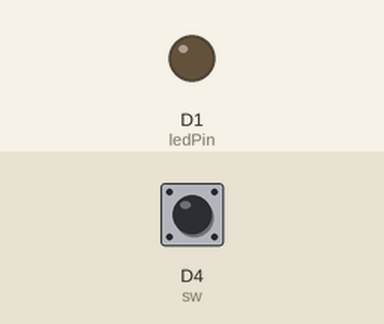
Recording of a sketch running on a simulated ESP8266 (NodeMCU). On the bench: output pins drawn as LEDs (lit = HIGH). Inputs (shaded band) come from the test bench; at power-on: D4 (sw) HIGH.

Above: at 1.2 s.
1.3 s: D4 (sw) pulled LOW for 0.15 s
At 2.0 s:
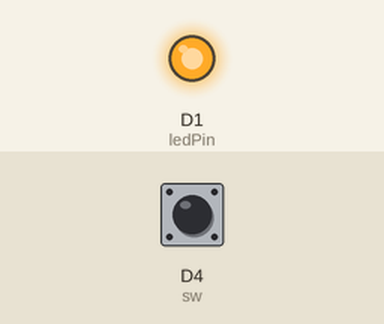
2.9 s: D4 (sw) pulled LOW for 1 s
At 3.3 s:
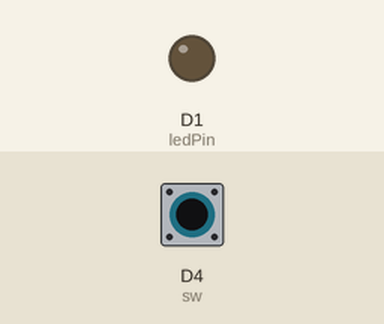
5.4 s: D4 (sw) pulled LOW for 3.2 s
At 6.4 s:
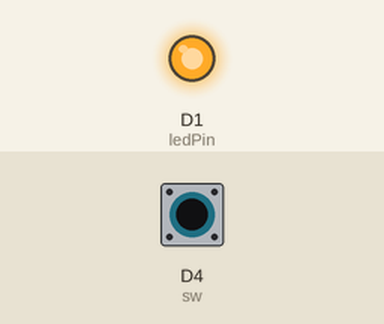
Timing chart, 0 to 8.4 s (numbered marks = the images above; inputs shaded):
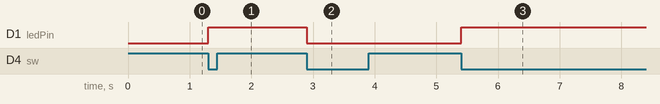

Measured:
- after the input at 1.3 s, D1 (ledPin): LOW → HIGH at once
- after the input at 2.9 s, D1 (ledPin): HIGH → LOW at once
- after the input at 5.4 s, D1 (ledPin): LOW → HIGH at once

The sketch:

ToggleSW.ino
```cpp
#define ledPin D1 //GPIO5
#define sw D4 //GPIO2

int st_sw = 0;
int st = 0;
int last_st_sw = 1;

void setup() {
  pinMode(ledPin, OUTPUT); // Set pin mode
  pinMode(sw, INPUT_PULLUP);
}

void loop() {
  st_sw = digitalRead(sw); // Read input port1
  if ((st_sw == 0) && (last_st_sw == 1)) // Check current status
  {
    st = ~st; // Toggle
    digitalWrite(ledPin, st); // Drive LED1
    delay(250);
  }
  last_st_sw = st_sw; // Update current status
}
```
